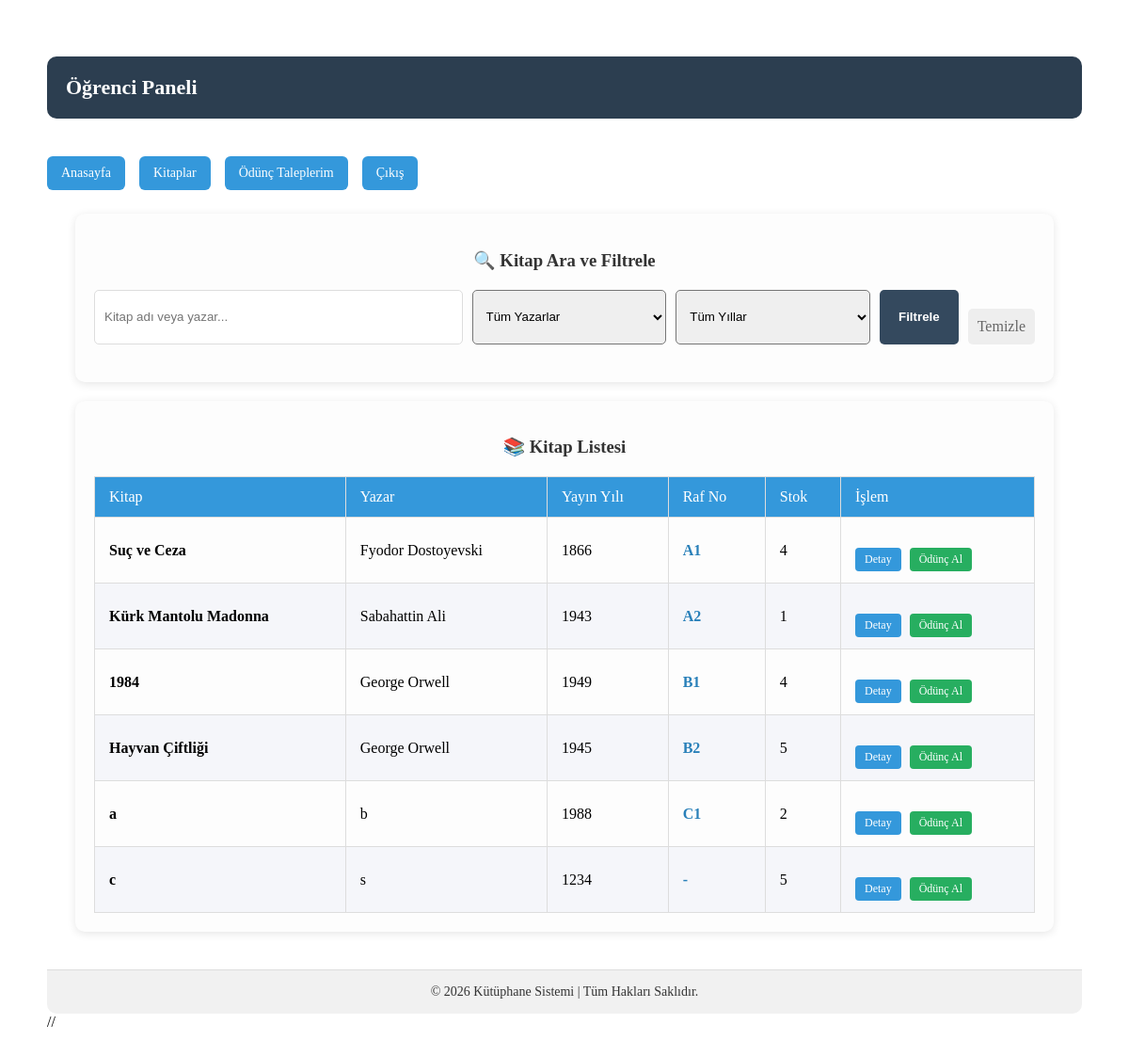
The app's page /kutuphane/student/books.php (signed in) with its own data.
### tables this page shows
CREATE TABLE `books` (
  `id` int NOT NULL,
  `title` varchar(150) DEFAULT NULL,
  `author` varchar(100) DEFAULT NULL,
  `category` varchar(50) DEFAULT NULL,
  `year` int DEFAULT NULL,
  `summary` text,
  `stock` int DEFAULT '0',
  `shelf` varchar(20) DEFAULT NULL
);

### kutuphane/student/books.php (the view, shortened to what this page needs)
<?php
include "header.php";
include "../config/db.php";
$search = trim($_GET['search'] ?? "");
$sql = "SELECT * FROM books WHERE 1=1";
$params = [];
$stmt = $db->prepare($sql);
$stmt->execute($params);
$books = $stmt->fetchAll();
?>
<div class="admin-card">
    <h3>🔍 Kitap Ara ve Filtrele</h3>
    <form method="GET" style="display: flex; gap: 10px; flex-wrap: wrap; margin-bottom: 20px;">
        <input type="text" name="search" placeholder="Kitap adı veya yazar..." value="<?= htmlspecialchars($search) ?>" style="flex: 2; padding: 10px; border-radius: 5px; border: 1px solid #ddd;">
        <select name="author" style="flex: 1; padding: 10px; border-radius: 5px;">
            <option value="">Tüm Yazarlar</option>
        </select>
        <select name="year" style="flex: 1; padding: 10px; border-radius: 5px;">
            <option value="">Tüm Yıllar</option>
        </select>
        <button type="submit" style="background: #34495e; color: white; border: none; padding: 10px 20px; border-radius: 5px; cursor: pointer; font-weight: bold;">Filtrele</button>
        <a href="books.php" style="padding: 10px; text-decoration: none; color: #666; background: #eee; border-radius: 5px;">Temizle</a>
    </form>
</div>
<div class="admin-card">
  <h3>📚 Kitap Listesi</h3>
  <table class="admin-table">
    <thead>
        <tr>
          <th>Kitap</th>
          <th>Yazar</th>
          <th>Yayın Yılı</th> <th>Raf No</th>
          <th>Stok</th>
          <th>İşlem</th>
        </tr>
    </thead>
    <tbody>
        <?php if(count($books) > 0): ?>
            <?php foreach($books as $b): ?>
            <tr>
              <td><strong><?= htmlspecialchars($b['title']) ?></strong></td>
              <td><?= htmlspecialchars($b['author']) ?></td>
              <td><?= htmlspecialchars($b['year'] ?? '-') ?></td> <td style="color: #2980b9; font-weight: bold;"><?= htmlspecialchars($b['shelf'] ?? '-') ?></td>
              <td><?= $b['stock'] ?? 0 ?></td>
              <td>
                <a href="book_detail.php?id=<?= $b['id'] ?>" style="background: #3498db; color: white; padding: 5px 10px; border-radius: 4px; text-decoration: none; font-size: 12px;">Detay</a>
                <?php if(($b['stock'] ?? 0) > 0): ?>
                    <a href="my_requests.php?id=<?= $b['id'] ?>" style="background: #27ae60; color: white; padding: 5px 10px; border-radius: 4px; text-decoration: none; font-size: 12px; margin-left: 5px;">Ödünç Al</a>
                <?php else: ?>
                    <span style="color: #e74c3c; font-size: 12px; margin-left: 5px;">Stokta Yok</span>
                <?php endif; ?>
              </td>
            </tr>
            <?php endforeach; ?>
        <?php else: ?>
            <tr><td colspan="6" style="text-align:center; padding: 20px;">Aradığınız kriterlere uygun kitap bulunamadı.</td></tr>
        <?php endif; ?>
    </tbody>
  </table>
</div>
<?php include "footer.php"; ?> //

### kutuphane/assets/css/style.css (style rules this page uses)
.admin-card { background: #fff; padding: 20px; border-radius: 12px; box-shadow: 0 5px 15px rgba(0,0,0,0.08); margin-bottom: 20px; }
.admin-table { width: 100%; border-collapse: collapse; }
.admin-table th, .admin-table td { padding: 12px; border-bottom: 1px solid #eee; text-align: left; }
.admin-table th { background: #f5f6fa; }
a { display: inline-block; margin-top: 20px; text-decoration: none; color: #fff; background-color: #3498db; padding: 10px 20px; border-radius: 5px; transition: background 0.3s; }
.admin-card { background-color: #fdfdfd; padding: 20px; margin: 20px auto; border-radius: 10px; box-shadow: 0 2px 10px rgba(0,0,0,0.1); max-width: 1000px; }
.admin-card h3 { margin-bottom: 20px; color: #333; text-align: center; }
.admin-table th, .admin-table td { border: 1px solid #ddd; padding: 12px 15px; text-align: left; }
.admin-table th { background-color: #3498db; color: #fff; font-weight: 500; }
.admin-table tr:nth-child(even) { background-color: #f5f6fa; }
.admin-table a { color: #fff; background-color: #28a745; padding: 5px 10px; border-radius: 5px; text-decoration: none; font-size: 13px; }
.admin-card a { display: inline-block; margin-top: 20px; text-decoration: none; color: #fff; background-color: #3498db; padding: 10px 20px; border-radius: 5px; transition: background 0.3s; }

### records on screen
books: title "Suç ve Ceza", author "Fyodor Dostoyevski", year "1866", shelf "A1", stock "4"
books: title "Kürk Mantolu Madonna", author "Sabahattin Ali", year "1943", shelf "A2", stock "1"
books: title "1984", author "George Orwell", year "1949", shelf "B1", stock "4"
books: title "Hayvan Çiftliği", author "George Orwell", year "1945", shelf "B2", stock "5"
books: title "a", author "b", year "1988", shelf "C1", stock "2"
books: title "c", author "s", year "1234", shelf "-", stock "5"
